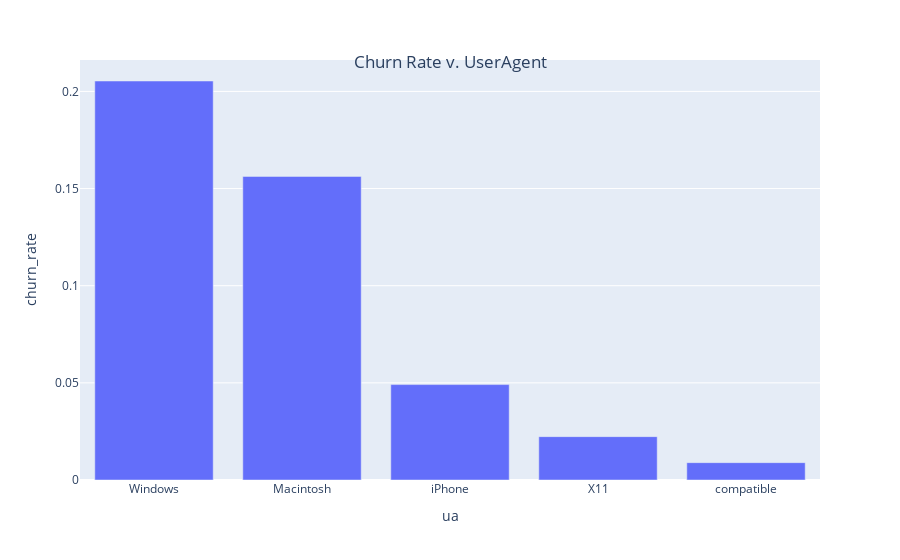

Write notebook code for a chart like this one.
### Code cell
fig = px.bar(ua, x='ua', y='churn_rate')

fig.update_layout(
    title={
        'text': "Churn Rate v. UserAgent",
        'y':0.9,
        'x':0.5,
        'xanchor': 'center',
        'yanchor': 'top'})

fig.show()

### Figure 1 — Plotly figure (JSON) as saved in the notebook; plotly's stock layout.template omitted (floating-point values rounded to 4 significant figures)
{"data": [{"alignmentgroup": "True", "hovertemplate": "ua=%{x}<br>churn_rate=%{y}<extra></extra>", "legendgroup": "", "marker": {"color": "#636efa"}, "name": "", "offsetgroup": "", "orientation": "v", "showlegend": false, "textposition": "auto", "type": "bar", "x": ["Windows", "Macintosh", "iPhone", "X11", "compatible"], "xaxis": "x", "y": [0.2054, 0.1562, 0.04911, 0.02232, 0.008929], "yaxis": "y"}], "layout": {"barmode": "relative", "legend": {"tracegroupgap": 0}, "margin": {"t": 60}, "title": {"text": "Churn Rate v. UserAgent", "x": 0.5, "xanchor": "center", "y": 0.9, "yanchor": "top"}, "xaxis": {"anchor": "y", "domain": [0.0, 1.0], "title": {"text": "ua"}}, "yaxis": {"anchor": "x", "domain": [0.0, 1.0], "title": {"text": "churn_rate"}}}}
